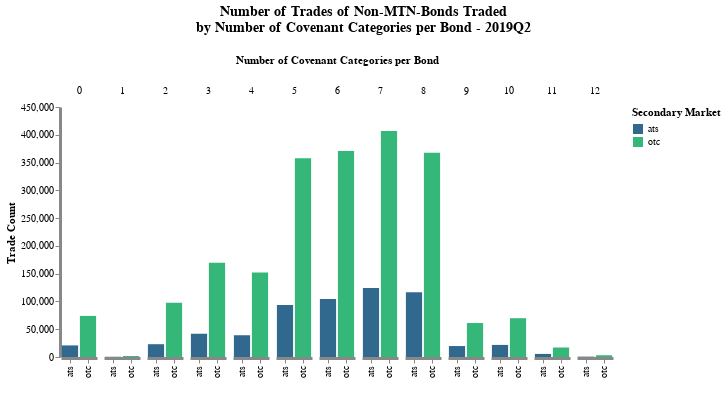

The cell this chart's notebook holds for it:
### Code cell
pl[7]

### Figure 1 — Vega-Lite specification as saved in the notebook (floating-point values rounded to 4 significant figures)
{"config": {"axis": {"domainWidth": 3}, "opacity": {"value": 0.7}, "view": {"stroke": "transparent"}}, "data": {"values": [{"perc_sbm_rt_total": 3.412, "perc_sbm_total": 3.412, "period": "2019Q2", "rt": "any", "sbm": "ats", "sum_num_cov": 0, "value": 20868, "variable": "trades_by_num_cov"}, {"perc_sbm_rt_total": 0.06867, "perc_sbm_total": 0.06867, "period": "2019Q2", "rt": "any", "sbm": "ats", "sum_num_cov": 1, "value": 420, "variable": "trades_by_num_cov"}, {"perc_sbm_rt_total": 3.766, "perc_sbm_total": 3.766, "period": "2019Q2", "rt": "any", "sbm": "ats", "sum_num_cov": 2, "value": 23035, "variable": "trades_by_num_cov"}, {"perc_sbm_rt_total": 6.847, "perc_sbm_total": 6.847, "period": "2019Q2", "rt": "any", "sbm": "ats", "sum_num_cov": 3, "value": 41875, "variable": "trades_by_num_cov"}, {"perc_sbm_rt_total": 6.404, "perc_sbm_total": 6.404, "period": "2019Q2", "rt": "any", "sbm": "ats", "sum_num_cov": 4, "value": 39167, "variable": "trades_by_num_cov"}, {"perc_sbm_rt_total": 15.28, "perc_sbm_total": 15.28, "period": "2019Q2", "rt": "any", "sbm": "ats", "sum_num_cov": 5, "value": 93443, "variable": "trades_by_num_cov"}, {"perc_sbm_rt_total": 17.08, "perc_sbm_total": 17.08, "period": "2019Q2", "rt": "any", "sbm": "ats", "sum_num_cov": 6, "value": 104469, "variable": "trades_by_num_cov"}, {"perc_sbm_rt_total": 20.28, "perc_sbm_total": 20.28, "period": "2019Q2", "rt": "any", "sbm": "ats", "sum_num_cov": 7, "value": 124045, "variable": "trades_by_num_cov"}, {"perc_sbm_rt_total": 19.07, "perc_sbm_total": 19.07, "period": "2019Q2", "rt": "any", "sbm": "ats", "sum_num_cov": 8, "value": 116635, "variable": "trades_by_num_cov"}, {"perc_sbm_rt_total": 3.22, "perc_sbm_total": 3.22, "period": "2019Q2", "rt": "any", "sbm": "ats", "sum_num_cov": 9, "value": 19695, "variable": "trades_by_num_cov"}, {"perc_sbm_rt_total": 3.558, "perc_sbm_total": 3.558, "period": "2019Q2", "rt": "any", "sbm": "ats", "sum_num_cov": 10, "value": 21758, "variable": "trades_by_num_cov"}, {"perc_sbm_rt_total": 0.9073, "perc_sbm_total": 0.9073, "period": "2019Q2", "rt": "any", "sbm": "ats", "sum_num_cov": 11, "value": 5549, "variable": "trades_by_num_cov"}, {"perc_sbm_rt_total": 0.1046, "perc_sbm_total": 0.1046, "period": "2019Q2", "rt": "any", "sbm": "ats", "sum_num_cov": 12, "value": 640, "variable": "trades_by_num_cov"}, {"perc_sbm_rt_total": 3.442, "perc_sbm_total": 3.442, "period": "2019Q2", "rt": "any", "sbm": "otc", "sum_num_cov": 0, "value": 73969, "variable": "trades_by_num_cov"}, {"perc_sbm_rt_total": 0.08096, "perc_sbm_total": 0.08096, "period": "2019Q2", "rt": "any", "sbm": "otc", "sum_num_cov": 1, "value": 1740, "variable": "trades_by_num_cov"}, {"perc_sbm_rt_total": 4.547, "perc_sbm_total": 4.547, "period": "2019Q2", "rt": "any", "sbm": "otc", "sum_num_cov": 2, "value": 97720, "variable": "trades_by_num_cov"}, {"perc_sbm_rt_total": 7.901, "perc_sbm_total": 7.901, "period": "2019Q2", "rt": "any", "sbm": "otc", "sum_num_cov": 3, "value": 169824, "variable": "trades_by_num_cov"}, {"perc_sbm_rt_total": 7.076, "perc_sbm_total": 7.076, "period": "2019Q2", "rt": "any", "sbm": "otc", "sum_num_cov": 4, "value": 152073, "variable": "trades_by_num_cov"}, {"perc_sbm_rt_total": 16.65, "perc_sbm_total": 16.65, "period": "2019Q2", "rt": "any", "sbm": "otc", "sum_num_cov": 5, "value": 357795, "variable": "trades_by_num_cov"}, {"perc_sbm_rt_total": 17.24, "perc_sbm_total": 17.24, "period": "2019Q2", "rt": "any", "sbm": "otc", "sum_num_cov": 6, "value": 370593, "variable": "trades_by_num_cov"}, {"perc_sbm_rt_total": 18.93, "perc_sbm_total": 18.93, "period": "2019Q2", "rt": "any", "sbm": "otc", "sum_num_cov": 7, "value": 406846, "variable": "trades_by_num_cov"}, {"perc_sbm_rt_total": 17.1, "perc_sbm_total": 17.1, "period": "2019Q2", "rt": "any", "sbm": "otc", "sum_num_cov": 8, "value": 367512, "variable": "trades_by_num_cov"}, {"perc_sbm_rt_total": 2.844, "perc_sbm_total": 2.844, "period": "2019Q2", "rt": "any", "sbm": "otc", "sum_num_cov": 9, "value": 61134, "variable": "trades_by_num_cov"}, {"perc_sbm_rt_total": 3.248, "perc_sbm_total": 3.248, "period": "2019Q2", "rt": "any", "sbm": "otc", "sum_num_cov": 10, "value": 69816, "variable": "trades_by_num_cov"}, {"perc_sbm_rt_total": 0.7951, "perc_sbm_total": 0.7951, "period": "2019Q2", "rt": "any", "sbm": "otc", "sum_num_cov": 11, "value": 17089, "variable": "trades_by_num_cov"}, {"perc_sbm_rt_total": 0.1474, "perc_sbm_total": 0.1474, "period": "2019Q2", "rt": "any", "sbm": "otc", "sum_num_cov": 12, "value": 3169, "variable": "trades_by_num_cov"}]}, "encoding": {"color": {"field": "sbm", "legend": {"title": "Secondary Market"}, "scale": {"scheme": "viridis"}, "type": "nominal"}, "column": {"field": "sum_num_cov", "sort": "ascending", "title": "Number of Covenant Categories per Bond", "type": "ordinal"}, "x": {"axis": {"title": " "}, "field": "sbm", "type": "nominal"}, "y": {"axis": {"grid": false, "stack": null, "title": "Trade Count"}, "field": "value", "type": "quantitative"}}, "height": 250, "mark": "bar", "spacing": 5, "title": {"align": "center", "anchor": "middle", "fontSize": 14, "offset": 20, "text": ["Number of Trades of Non-MTN-Bonds Traded", " by Number of Covenant Categories per Bond - 2019Q2"]}, "width": {"step": 18}}
